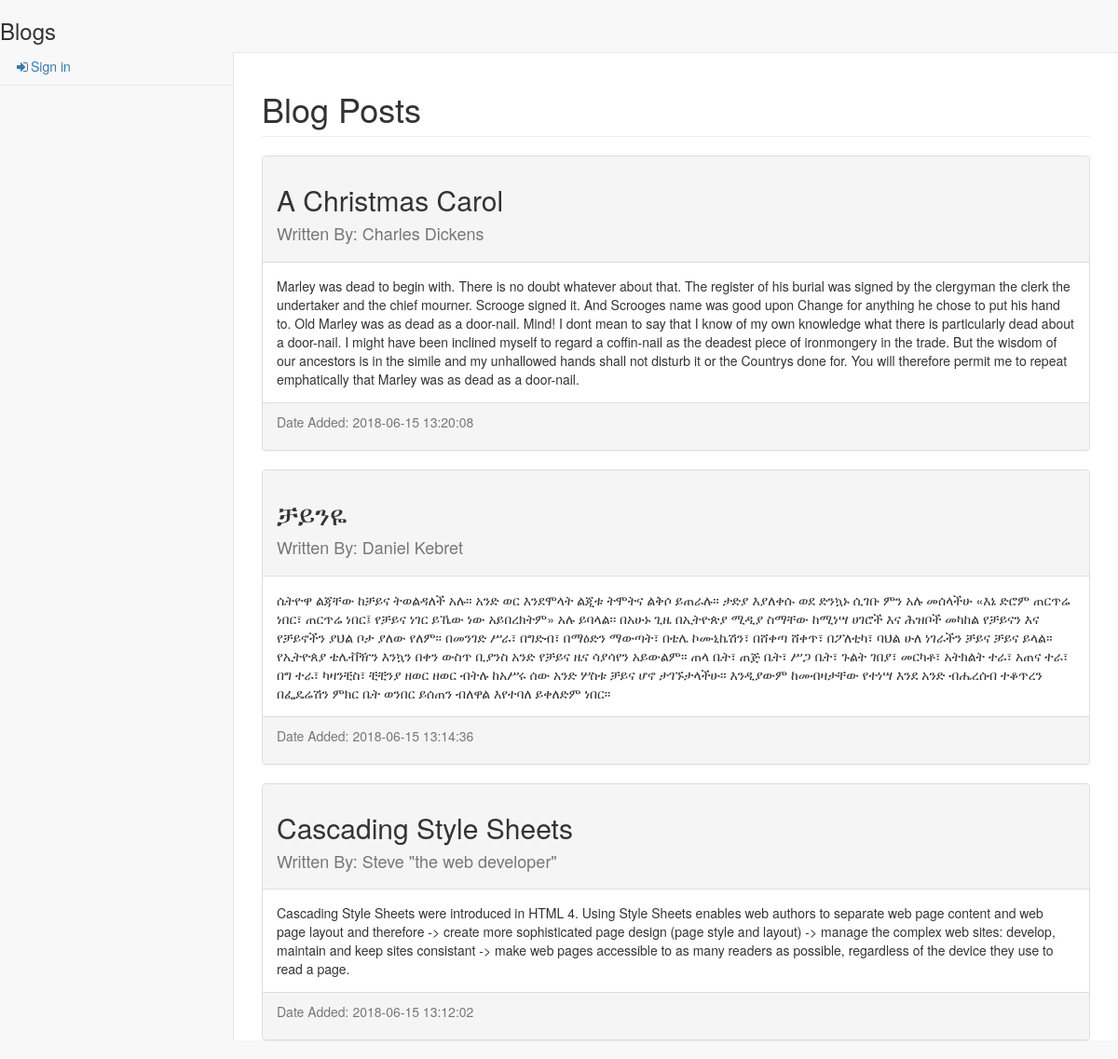
The page / on the database its author committed.
### tables this page shows
CREATE TABLE `blogs` (
  `id` int(10) NOT NULL,
  `title` varchar(70) NOT NULL,
  `body` varchar(1000) NOT NULL,
  `username` varchar(50) NOT NULL,
  `date_added` timestamp NOT NULL DEFAULT CURRENT_TIMESTAMP
);

### index.php (the view, shortened to what this page needs)
<?php include('connect.php'); ?>
<?php
$query = mysqli_query($con, "SELECT * FROM blogs");
$blog_stack = array();
while($row = mysqli_fetch_assoc($query)) {
    $title = $row['title'];
    $body = $row['body'];
    $username = $row['username'];
    $date_added = $row['date_added'];
    $blog_row = "<div class='panel panel-default'>
                        <div class='panel-heading'><h2>$title</h2><h4 class='text-muted'>Written By: $username</h4></div>
                        <div class='panel-body'>$body</div>
                         <div class='panel-footer'><span><p class='text-muted'>Date Added: $date_added</p></span></div>
                      </div>
";
    array_push($blog_stack,$blog_row);
}
?>
<!DOCTYPE html>
<html>
    <head>
        <link rel="stylesheet"  type="text/css" href ="public/vendor/bootstrap/css/bootstrap.css"/>
        <link rel="stylesheet"  type="text/css" href ="public/vendor/font-awesome/css/font-awesome.min.css"/>
        <link rel="stylesheet"  type="text/css" href ="public/vendor/bootstrap/css/custom.css" />
    </head>
    <body>
      <div id="wrapper">
              <nav class="navbar navbar-default navbar-static-top" role="navigation" style="margin-bottom: 0">
                  <div class="navbar-header">
                    <h3>Blogs</h3>
                  </div>
                  <div class="navbar-default sidebar" role="navigation">
                      <div class="sidebar-nav navbar-collapse">
                          <ul class="nav" id="side-menu">
                              <li>
                                  <a href="login.php"><i class="fa fa-sign-in fa-fw"></i>Sign in</a>
                              </li>
                       </ul>
                  </div>
              </div>
              </nav>
              <div id="page-wrapper">
                  <div class="row">
                      <div class="col-lg-12">
                          <h1 class="page-header">Blog Posts</h1>
                      </div>
                  </div>
                  <?php
        for($x = count($blog_stack); $x > -1; $x--){
          echo $blog_stack[$x];
        }
                  ?>
                  </div>
        </div>
  </body>
</html>

### rows shown on the page
blogs: title "A Christmas Carol", username "Charles Dickens", body "Marley was dead to begin with. There is no doubt whatever about that. The register of his burial was signed by the clergyman the clerk the undertaker and the chief mourner. Scrooge signed it. And Scrooges name was good upon Change for anything he chose to put his hand to. Old Marley was as dead as a door-nail. Mind! I dont mean to say that I know of my own knowledge what there is particularly dead about a door-nail. I might have been inclined myself to regard a coffin-nail as the deadest piece of ironmongery in the trade. But the wisdom of our ancestors is in the simile and my unhallowed hands shall not disturb it or the Countrys done for. You will therefore permit me to repeat emphatically…", date_added "2018-06-15 13:20:08"
blogs: title "ቻይንዬ", username "Daniel Kebret", body "ሴትዮዋ ልጃቸው ከቻይና ትወልዳለች አሉ፡፡ አንድ ወር እንደሞላት ልጂቱ ትሞትና ልቅሶ ይጠራሉ፡፡ ታድያ እያለቀሱ ወደ ድንኳኑ ሲገቡ ምን አሉ መሰላችሁ «እኔ ድሮም ጠርጥሬ ነበር፣ ጠርጥሬ ነበር፤ የቻይና ነገር ይኼው ነው አይበረክትም» አሉ ይባላል፡፡ በአሁኑ ጊዜ በኢትዮጵያ ሚዲያ ስማቸው ከሚነሣ ሀገሮች እና ሕዝቦች መካከል የቻይናን እና የቻይኖችን ያህል ቦታ ያለው የለም፡፡ በመንገድ ሥራ፣ በግድብ፣ በማዕድን ማውጣት፣ በቴሌ ኮሙኒኬሽን፣ በሸቀጣ ሸቀጥ፣ በፖለቲካ፣ ባህል ሁለ ነገራችን ቻይና ቻይና ይላል፡፡ የኢትዮጰያ ቴሌቭዥን እንኳን በቀን ውስጥ ቢያንስ አንድ የቻይና ዜና ሳያሳየን አይውልም፡፡ ጠላ ቤት፣ ጠጅ ቤት፣ ሥጋ ቤት፣ ጉልት ገበያ፣ መርካቶ፣ አትክልት ተራ፣ አጠና ተራ፣ በግ ተራ፣ ካዛንቺስ፣ ቺቺንያ ዘወር ዘወር ብትሉ ከአሥሩ ሰው አንድ ሦስቱ ቻይና ሆኖ ታገኙታላችሁ፡፡ እንዲያውም ከመብዛታቸው የተነሣ እንደ አንድ ብሔረሰብ ተቆጥረን በፌዴሬሽን ምክር ቤት ወንበር ይሰጠን ብለዋል እየተባለ ይቀለድም ነበር፡፡", date_added "2018-06-15 13:14:36"
blogs: title "Cascading Style Sheets", username "Steve \"the web developer\"", body "Cascading Style Sheets were introduced in HTML 4. Using Style Sheets enables web authors to separate web page content and web page layout and therefore -> create more sophisticated page design (page style and layout) -> manage the complex web sites: develop, maintain and keep sites consistant -> make web pages accessible to as many readers as possible, regardless of the device they use to read a page.", date_added "2018-06-15 13:12:02"
